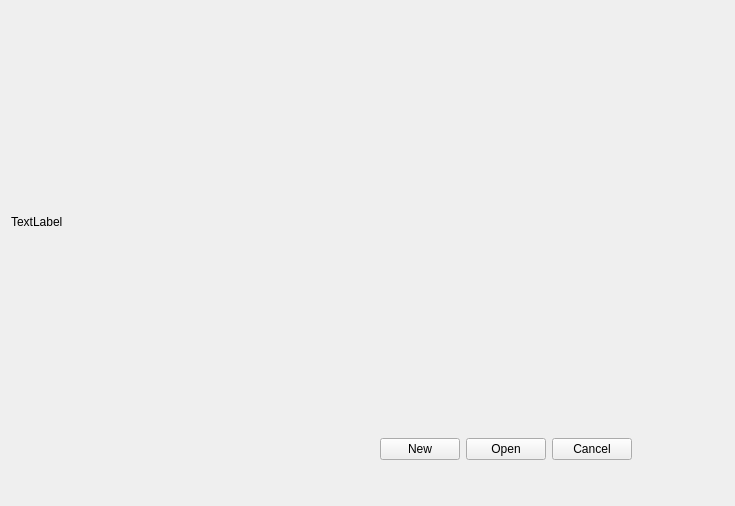
<?xml version="1.0" encoding="UTF-8"?>
<ui version="4.0">
 <class>Thorbbass</class>
 <widget class="QWidget" name="Thorbbass">
  <property name="geometry">
   <rect>
    <x>0</x>
    <y>0</y>
    <width>735</width>
    <height>506</height>
   </rect>
  </property>
  <property name="windowTitle">
   <string>Form</string>
  </property>
  <layout class="QGridLayout" name="gridLayout">
   <item row="0" column="0">
    <layout class="QVBoxLayout" name="verticalLayout" stretch="1,10,1,1,1">
     <item>
      <spacer name="verticalSpacer">
       <property name="orientation">
        <enum>Qt::Vertical</enum>
       </property>
       <property name="sizeHint" stdset="0">
        <size>
         <width>20</width>
         <height>40</height>
        </size>
       </property>
      </spacer>
     </item>
     <item>
      <layout class="QHBoxLayout" name="horizontalLayout_2" stretch="0">
       <item>
        <widget class="QLabel" name="label">
         <property name="text">
          <string>TextLabel</string>
         </property>
        </widget>
       </item>
      </layout>
     </item>
     <item>
      <spacer name="verticalSpacer_2">
       <property name="orientation">
        <enum>Qt::Vertical</enum>
       </property>
       <property name="sizeHint" stdset="0">
        <size>
         <width>20</width>
         <height>40</height>
        </size>
       </property>
      </spacer>
     </item>
     <item>
      <layout class="QHBoxLayout" name="horizontalLayout" stretch="4,0,0,0,1">
       <item>
        <spacer name="horizontalSpacer">
         <property name="orientation">
          <enum>Qt::Horizontal</enum>
         </property>
         <property name="sizeHint" stdset="0">
          <size>
           <width>40</width>
           <height>20</height>
          </size>
         </property>
        </spacer>
       </item>
       <item>
        <widget class="QPushButton" name="new_button">
         <property name="text">
          <string>New</string>
         </property>
        </widget>
       </item>
       <item>
        <widget class="QPushButton" name="open_button">
         <property name="text">
          <string>Open</string>
         </property>
        </widget>
       </item>
       <item>
        <widget class="QPushButton" name="cancel_button">
         <property name="text">
          <string>Cancel</string>
         </property>
        </widget>
       </item>
       <item>
        <spacer name="horizontalSpacer_2">
         <property name="orientation">
          <enum>Qt::Horizontal</enum>
         </property>
         <property name="sizeHint" stdset="0">
          <size>
           <width>40</width>
           <height>20</height>
          </size>
         </property>
        </spacer>
       </item>
      </layout>
     </item>
     <item>
      <spacer name="verticalSpacer_3">
       <property name="orientation">
        <enum>Qt::Vertical</enum>
       </property>
       <property name="sizeHint" stdset="0">
        <size>
         <width>20</width>
         <height>40</height>
        </size>
       </property>
      </spacer>
     </item>
    </layout>
   </item>
  </layout>
 </widget>
 <resources/>
 <connections>
  <connection>
   <sender>open_button</sender>
   <signal>clicked()</signal>
   <receiver>Thorbbass</receiver>
   <slot>close()</slot>
   <hints>
    <hint type="sourcelabel">
     <x>483</x>
     <y>439</y>
    </hint>
    <hint type="destinationlabel">
     <x>367</x>
     <y>252</y>
    </hint>
   </hints>
  </connection>
  <connection>
   <sender>cancel_button</sender>
   <signal>clicked()</signal>
   <receiver>Thorbbass</receiver>
   <slot>close()</slot>
   <hints>
    <hint type="sourcelabel">
     <x>569</x>
     <y>439</y>
    </hint>
    <hint type="destinationlabel">
     <x>367</x>
     <y>252</y>
    </hint>
   </hints>
  </connection>
  <connection>
   <sender>new_button</sender>
   <signal>clicked()</signal>
   <receiver>Thorbbass</receiver>
   <slot>close()</slot>
   <hints>
    <hint type="sourcelabel">
     <x>415</x>
     <y>439</y>
    </hint>
    <hint type="destinationlabel">
     <x>367</x>
     <y>252</y>
    </hint>
   </hints>
  </connection>
 </connections>
 <slots>
  <slot>get_variable_config()</slot>
  <slot>new_variable_config()</slot>
 </slots>
</ui>
